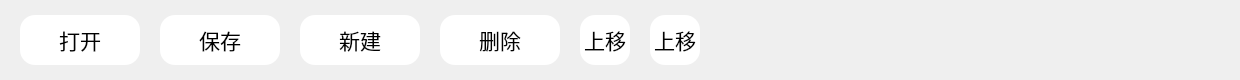
    <widget class="QWidget" name="btnWidget" native="true">
     <property name="minimumSize">
      <size>
       <width>1240</width>
       <height>80</height>
      </size>
     </property>
     <property name="maximumSize">
      <size>
       <width>16777215</width>
       <height>80</height>
      </size>
     </property>
     <property name="styleSheet">
      <string notr="true">QPushButton{
background-color: #FFFFFF;
border-radius: 15px;

}
QPushButton:hover{
border: 2px solid #0E55A7;
}
QPushButton:pressed{
color: #FFFFFF;
background-color:rgba(210, 210, 210, 150);
}</string>
     </property>
     <layout class="QHBoxLayout" name="horizontalLayout">
      <property name="spacing">
       <number>20</number>
      </property>
      <property name="leftMargin">
       <number>20</number>
      </property>
      <property name="topMargin">
       <number>0</number>
      </property>
      <property name="rightMargin">
       <number>0</number>
      </property>
      <property name="bottomMargin">
       <number>0</number>
      </property>
      <item>
       <widget class="QPushButton" name="openfileBtn">
        <property name="minimumSize">
         <size>
          <width>120</width>
          <height>50</height>
         </size>
        </property>
        <property name="font">
         <font>
          <family>微软雅黑</family>
          <pointsize>16</pointsize>
         </font>
        </property>
        <property name="toolTip">
         <string>打开文件</string>
        </property>
        <property name="styleSheet">
         <string notr="true">

/*border: 2px solid rgb(191, 191, 191);
border-radius: 3px;
margin-top: 10px;
margin-left: 10px;
margin-bottom: 10px;
margin-right: 10px;*/</string>
        </property>
        <property name="text">
         <string>打开</string>
        </property>
        <property name="icon">
         <iconset resource="../res.qrc">
          <normaloff>:/icon/addfilel.png</normaloff>:/icon/addfilel.png</iconset>
        </property>
        <property name="iconSize">
         <size>
          <width>25</width>
          <height>25</height>
         </size>
        </property>
        <property name="flat">
         <bool>false</bool>
        </property>
       </widget>
      </item>
      <item>
       <widget class="QPushButton" name="savefileBtn">
        <property name="minimumSize">
         <size>
          <width>120</width>
          <height>50</height>
         </size>
        </property>
        <property name="font">
         <font>
          <family>微软雅黑</family>
          <pointsize>16</pointsize>
         </font>
        </property>
        <property name="toolTip">
         <string>保存</string>
        </property>
        <property name="styleSheet">
         <string notr="true"/>
        </property>
        <property name="text">
         <string>保存</string>
        </property>
        <property name="icon">
         <iconset resource="../res.qrc">
          <normaloff>:/icon/savel.png</normaloff>:/icon/savel.png</iconset>
        </property>
        <property name="iconSize">
         <size>
          <width>24</width>
          <height>24</height>
         </size>
        </property>
       </widget>
      </item>
      <item>
       <widget class="QPushButton" name="newfileBtn">
        <property name="minimumSize">
         <size>
          <width>120</width>
          <height>50</height>
         </size>
        </property>
        <property name="font">
         <font>
          <family>微软雅黑</family>
          <pointsize>16</pointsize>
         </font>
        </property>
        <property name="toolTip">
         <string>新建</string>
        </property>
        <property name="styleSheet">
         <string notr="true"/>
        </property>
        <property name="text">
         <string>新建</string>
        </property>
        <property name="icon">
         <iconset resource="../res.qrc">
          <normaloff>:/icon/newl.png</normaloff>:/icon/newl.png</iconset>
        </property>
        <property name="iconSize">
         <size>
          <width>25</width>
          <height>25</height>
         </size>
        </property>
       </widget>
      </item>
      <item>
       <widget class="QPushButton" name="deletefileBtn">
        <property name="minimumSize">
         <size>
          <width>120</width>
          <height>50</height>
         </size>
        </property>
        <property name="font">
         <font>
          <family>微软雅黑</family>
          <pointsize>16</pointsize>
         </font>
        </property>
        <property name="toolTip">
         <string>删除</string>
        </property>
        <property name="styleSheet">
         <string notr="true"/>
        </property>
        <property name="text">
         <string>删除</string>
        </property>
        <property name="icon">
         <iconset resource="../res.qrc">
          <normaloff>:/icon/deletel.png</normaloff>:/icon/deletel.png</iconset>
        </property>
        <property name="iconSize">
         <size>
          <width>25</width>
          <height>25</height>
         </size>
        </property>
       </widget>
      </item>
      <item>
       <widget class="QPushButton" name="topfileBtn">
        <property name="minimumSize">
         <size>
          <width>50</width>
          <height>50</height>
         </size>
        </property>
        <property name="font">
         <font>
          <family>微软雅黑</family>
          <pointsize>16</pointsize>
         </font>
        </property>
        <property name="text">
         <string>上移</string>
        </property>
       </widget>
      </item>
      <item>
       <widget class="QPushButton" name="downfileBtn">
        <property name="minimumSize">
         <size>
          <width>50</width>
          <height>50</height>
         </size>
        </property>
        <property name="font">
         <font>
          <family>微软雅黑</family>
          <pointsize>16</pointsize>
         </font>
        </property>
        <property name="text">
         <string>上移</string>
        </property>
       </widget>
      </item>
      <item>
       <spacer name="horizontalSpacer">
        <property name="orientation">
         <enum>Qt::Horizontal</enum>
        </property>
        <property name="sizeHint" stdset="0">
         <size>
          <width>40</width>
          <height>20</height>
         </size>
        </property>
       </spacer>
      </item>
     </layout>
    </widget>
